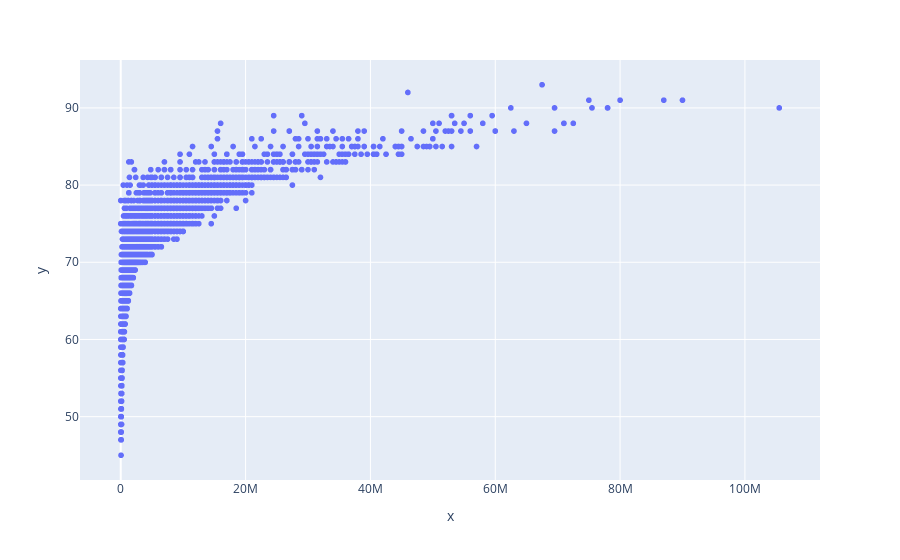

Notebook cell for this chart:
### Code cell
px.scatter(x=New_Df_fifa1_numeric_drop['Value'], y=New_Df_fifa1_numeric_drop['OVA'])

### Figure 1 — Plotly figure (JSON) as saved in the notebook; plotly's stock layout.template omitted (floating-point values rounded to 4 significant figures; data arrays with more than 128 entries replaced by an {"elided": "..."} marker saying what was removed)
{"data": [{"hovertemplate": "x=%{x}<br>y=%{y}<extra></extra>", "legendgroup": "", "marker": {"color": "#636efa", "symbol": "circle"}, "mode": "markers", "name": "", "showlegend": false, "type": "scattergl", "x": {"elided": "16668 int values"}, "xaxis": "x", "y": {"elided": "16668 int values"}, "yaxis": "y"}], "layout": {"legend": {"tracegroupgap": 0}, "margin": {"t": 60}, "xaxis": {"anchor": "y", "domain": [0, 1], "title": {"text": "x"}}, "yaxis": {"anchor": "x", "domain": [0, 1], "title": {"text": "y"}}}}
